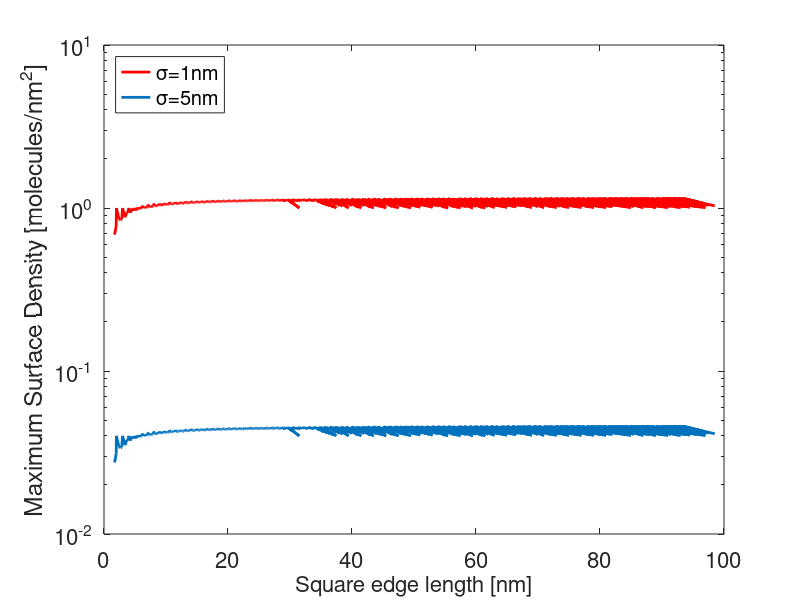

Reproduce this figure in MATLAB.
mat = dlmread('packing.dat');
rad = 1; %unit circles, can assume 1nm
sig = 2*rad;

n = mat(:,1); %number of circles
L = 2+2./mat(:,2); %min edge length for sigma=2
L = L / sig; %min edge length for sigma=1

rhomax = n./(L.^2); %circles per L^2 or nm^2 in our case

rhomax5 = n./(L.^2)/25; %circles per L^2 or nm^2 in our case with the assumption that sigma = 5nm

semilogy(L,rhomax,'r','LineWidth',2);
hold on
semilogy(L,rhomax5,'LineWidth',2)
legend('\sigma=1nm','\sigma=5nm','Location','NorthWest');
ylabel('Maximum Surface Density [molecules/nm^2]','FontSize',16);
set(gca,'FontSize',16);
xlabel('Square edge length [nm]','FontSize',16);
set(gcf,'color','w');

tobefit = [L rhomax]; % doesn't really have to fit this
% one can easily observe that rhomax =~ 1/sig^2
